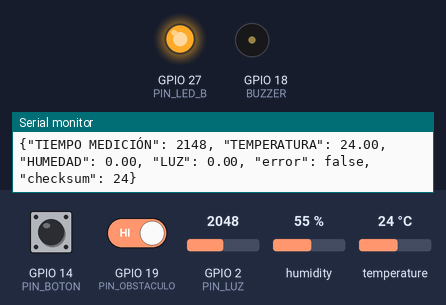
A sketch run on a simulated ESP32. Parts: output pins drawn as LEDs (lit = HIGH), buzzer (waves = sounding), the last lines printed to the serial monitor. The test bench sets the inputs (shaded band); at power-on: humidity 55 %, GPIO 2 (PIN_LUZ) = 2048, GPIO 14 (PIN_BOTON) HIGH, GPIO 19 (PIN_OBSTACULO) HIGH, temperature 24 °C. The local clock reads 2024-03-15 10:24:30 at power-on unless the sketch sets it.

Above: at 2.4 s.
2.5 s: humidity set to 59 %
5.2 s: humidity set to 62 %
At 11.1 s:
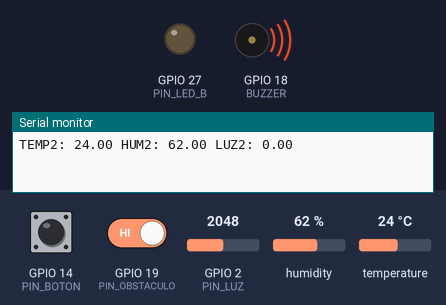
19.3 s: humidity set to 22 %
At 24.4 s:
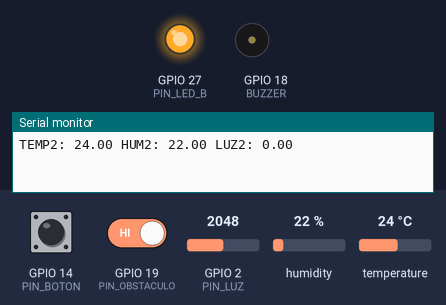
24.7 s: humidity set to 68 %
At 27.8 s:
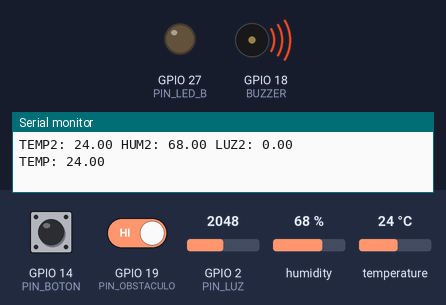
Timing chart, 0 to 29.3 s (numbered marks = the images above; inputs shaded):
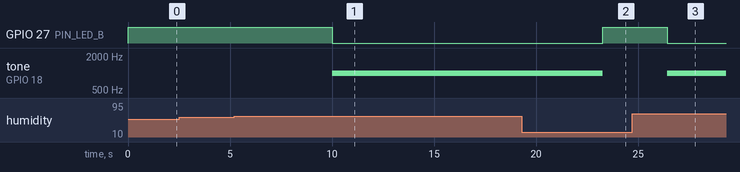

The sketch:

invernadero2.ino
```cpp
#include <DHT.h>
#include <Arduino.h>
#include "freertos/FreeRTOS.h"
#include "freertos/task.h"
#include "freertos/queue.h"
#include "freertos/semphr.h"
#include <Wire.h>
#include <RTClib.h>


//Definición de pines
#define DHTTYPE DHT22
#define PIN_LUZ 2
#define PIN_DHT 4
#define PIN_BOTON 14
#define BUZZER 18
#define PIN_OBSTACULO 19
#define PIN_LED_B 27

DHT dht(PIN_DHT, DHT22);
RTC_DS1307 rtc;


//Constantes de comparación (umbrales)
#define UM_LUZ 500
#define TEMPE 30.0
#define HUME 60.0

//Variables globales
volatile int counter = 0;
bool taskEnabled = true;
float LUZ = 0, TEMP = 0, HUM = 0;

//Mutex para proteger variables compartidas
SemaphoreHandle_t tempMutex, humMutex, luzMutex;


QueueHandle_t eventQueue;
volatile unsigned long lastEventTime = 0;
const unsigned long debounceDelay = 200; // Tiempo mínimo entre eventos (ms)


// ISR para el botón y el sensor de movimiento
void IRAM_ATTR eventISR() {
    unsigned long currentTime = millis();
    if (currentTime - lastEventTime > debounceDelay) { // Evita rebotes y lecturas repetidas
        lastEventTime = currentTime;
        int dummy = 0;
        xQueueSendFromISR(eventQueue, &dummy, NULL);
    }
}

// Tarea para manejar la cuenta de eventos (contador)
void TaskContador(void *pvParameters) {
    int dummy;
    while (1) {
        if (xQueueReceive(eventQueue, &dummy, portMAX_DELAY)) {
            counter++;
            Serial.print("Contador: ");
            Serial.println(counter);
        }
    }
}

// Tarea para leer la temperatura
void TaskReadTemp(void *pvParameters) {
    static float tempArray[3] = {0};
    static int index = 0, validReadings = 0, failedReadings = 0;

    for (;;) {
        if (taskEnabled) {
            float newTemp = dht.readTemperature();
            if (!isnan(newTemp)) {
                tempArray[index] = newTemp;
                index = (index + 1) % 3;
                if (validReadings < 3) validReadings++;
                failedReadings = 0;

                // Tomamos el mutex antes de actualizar TEMP
                if (xSemaphoreTake(tempMutex, portMAX_DELAY)) {
                  TEMP = newTemp;
                  Serial.print("TEMP: "); Serial.println(TEMP);
                  xSemaphoreGive(tempMutex);  // Liberamos el mutex
                }

            } else if (validReadings == 3) {
                TEMP = (tempArray[0] + tempArray[1] + tempArray[2]) / 3.0;
                failedReadings++;
            }
            if (failedReadings >= 3) Serial.println("ERROR: Sensor de temperatura fallando");
        }
        vTaskDelay(pdMS_TO_TICKS(2500));
    }
}

// Tarea para leer la humedad
void TaskReadHumed(void *pvParameters) {
    static float humArray[3] = {0};
    static int index = 0, validReadings = 0, failedReadings = 0;

    for (;;) {
        if (taskEnabled) {
            float newHum = dht.readHumidity();
            if (!isnan(newHum)) {
                humArray[index] = newHum;
                index = (index + 1) % 3;
                if (validReadings < 3) validReadings++;
                failedReadings = 0;

                // Tomamos el mutex antes de actualizar HUM
                if (xSemaphoreTake(humMutex, portMAX_DELAY)) {
                  HUM = newHum;
                  Serial.print("HUM: "); Serial.println(HUM);
                  xSemaphoreGive(humMutex);  // Liberamos el mutex
                }
            } else if (validReadings == 3) {
                HUM = (humArray[0] + humArray[1] + humArray[2]) / 3.0;
                failedReadings++;
            }
            if (failedReadings >= 3) Serial.println("ERROR: Sensor de humedad fallando");
        }
        vTaskDelay(pdMS_TO_TICKS(3200));
    }
}

// Tarea para leer la luz
void TaskReadLuz(void *pvParameters) {
    static int luzArray[3] = {0};
    static int index = 0, validReadings = 0, failedReadings = 0;

    for (;;) {
        if (taskEnabled) {
            int newLuz = analogRead(PIN_LUZ);
            if (newLuz >= 0 && newLuz <= UM_LUZ) {
                luzArray[index] = newLuz;
                index = (index + 1) % 3;
                if (validReadings < 3) validReadings++;
                failedReadings = 0;

                // Tomamos el mutex antes de actualizar LUZ
                if (xSemaphoreTake(luzMutex, portMAX_DELAY)) {
                  LUZ = newLuz;
                  Serial.print("LUZ: "); Serial.println(LUZ);
                  xSemaphoreGive(luzMutex);  // Liberamos el mutex
                }

            } else if (validReadings == 3) {
                LUZ = (luzArray[0] + luzArray[1] + luzArray[2]) / 3.0;
                failedReadings++;
            }
            if (failedReadings >= 3) Serial.println("ERROR: Sensor de luz fallando");
        }
        vTaskDelay(pdMS_TO_TICKS(1600));
    }
}

// Función para calcular un checksum simple
uint8_t calcularChecksum(float temp, float hum, float luz) {
    int sum = (int)temp + (int)hum + (int)luz;
    return sum % 256;  // Tomamos solo 8 bits
}

// Tarea para activar la alarma si se superan los valores umbral
void TaskAlarma(void *pvParameters) {
    for (;;) {
        float luzActual, tempActual, humActual;

        // Tomamos los valores actuales de las variables protegidas con mutex
        if (xSemaphoreTake(luzMutex, portMAX_DELAY)) {
            luzActual = LUZ;
            xSemaphoreGive(luzMutex);
        }

        if (xSemaphoreTake(tempMutex, portMAX_DELAY)) {
            tempActual = TEMP;
            xSemaphoreGive(tempMutex);
        }

        if (xSemaphoreTake(humMutex, portMAX_DELAY)) {
            humActual = HUM;
            xSemaphoreGive(humMutex);
        }

        Serial.print("TEMP2: "); Serial.print(tempActual);
        Serial.print(" HUM2: "); Serial.print(humActual);
        Serial.print(" LUZ2: "); Serial.println(luzActual);

        // Comparación con los umbrales y activación de la alarma
        if (tempActual > TEMPE || humActual > HUME || luzActual > UM_LUZ) {
            tone(BUZZER, 1000);
            digitalWrite(PIN_LED_B, LOW);
        } else {
            noTone(BUZZER);
            digitalWrite(PIN_LED_B, HIGH);
        }
        vTaskDelay(pdMS_TO_TICKS(1000));
    }
}

// Tarea para verificar los datos, calcular checksum y enviarlos
void TaskProcesarDatos(void *pvParameters) {
    for (;;) {
        float luzD, tempD, humD;
        unsigned long timestamp = millis();
        bool error = false;

        // Tomamos los valores actuales de las variables protegidas con mutex
        if (xSemaphoreTake(luzMutex, portMAX_DELAY)) {
            luzD = LUZ;
            xSemaphoreGive(luzMutex);
        }

        if (xSemaphoreTake(tempMutex, portMAX_DELAY)) {
            tempD = TEMP;
            xSemaphoreGive(tempMutex);
        }

        if (xSemaphoreTake(humMutex, portMAX_DELAY)) {
            humD = HUM;
            xSemaphoreGive(humMutex);
        }

        // Verificamos si algún dato es inválido
        if (isnan(tempD) || isnan(humD) || isnan(luzD)) {
            error = true;
        }

        // Calculamos el checksum
        uint8_t checksum = calcularChecksum(tempD, humD, luzD);

        // Formateo para envío de datos
        Serial.print("{");
        Serial.print("\"TIEMPO MEDICIÓN\": "); Serial.print(timestamp);
        Serial.print(", \"TEMPERATURA\": "); Serial.print(tempD);
        Serial.print(", \"HUMEDAD\": "); Serial.print(humD);
        Serial.print(", \"LUZ\": "); Serial.print(luzD);
        Serial.print(", \"error\": "); Serial.print(error ? "true" : "false");
        Serial.print(", \"checksum\": "); Serial.print(checksum);  // Agregamos el checksum
        Serial.println("}");

        vTaskDelay(pdMS_TO_TICKS(1000));
    }
}
 // Función de checkSleep
void checkSleep() {
    DateTime now = rtc.now();
    if (now.hour() >= 23) { // Si es >= 23:00, entra en Deep Sleep
        Serial.println("Entrando en Deep Sleep...");
        esp_deep_sleep_start();
    }
}


void setup() {

    Serial.begin(9600);
    Wire.begin(21, 22); // Inicializa I2C en SDA 21, SCL 22
       if (!rtc.begin()) {
           Serial.println("No se encontró el RTC");
           while (1);
       }
        if (!rtc.isrunning()) {
            Serial.println("RTC no está en marcha, configurando la hora...");
            rtc.adjust(DateTime(F(__DATE__), F(__TIME__))); // Configura con la hora de compilación
       }

    // Configuración de salidas
    pinMode(PIN_LED_B, OUTPUT);
    pinMode(BUZZER, OUTPUT);


    pinMode(PIN_BOTON, INPUT_PULLUP);
    pinMode(PIN_OBSTACULO, INPUT_PULLUP);


    // Configurar interrupciones para el botón y el sensor
    attachInterrupt(PIN_BOTON, eventISR, FALLING);
    attachInterrupt(PIN_OBSTACULO, eventISR, RISING); // Ajusta a FALLING o CHANGE según el sensor

    // Crear la cola en FreeRTOS
    eventQueue = xQueueCreate(10, sizeof(int));

    // Crear los mutex para proteger las variables compartidas
    luzMutex = xSemaphoreCreateMutex();
    tempMutex = xSemaphoreCreateMutex();
    humMutex = xSemaphoreCreateMutex();

    // Crear tareas en FreeRTOS
    xTaskCreate(TaskContador, "TaskContador", 2048, NULL, 1, NULL);
    xTaskCreate(TaskReadTemp, "TaskReadTemp", 2048, NULL, 1, NULL);
    xTaskCreate(TaskReadHumed, "TaskReadHumed", 2048, NULL, 1, NULL);
    xTaskCreate(TaskReadLuz, "TaskReadLuz", 2048, NULL, 1, NULL);
    xTaskCreate(TaskAlarma, "TaskAlarma", 2048, NULL,3, NULL);
    xTaskCreate(TaskProcesarDatos, "TaskProcesarDatos", 2048, NULL, 4 , NULL);


}

void loop() {
    checkSleep();
    vTaskDelay(pdMS_TO_TICKS(1000));
}
```

Measured:
- the behaviour switches between 60 and 61 % on humidity (found by bisection; images 0 and 1)
- after the input at 5.2 s, GPIO 27 (PIN_LED_B): HIGH → LOW after 4.8 s; tone on GPIO 18 (BUZZER): silent → 1000 Hz after 4.8 s
- after the input at 19.3 s, GPIO 27 (PIN_LED_B): LOW → HIGH after 4.0 s; tone on GPIO 18 (BUZZER): 1000 Hz → silent after 4.0 s
- after the input at 24.7 s, GPIO 27 (PIN_LED_B): HIGH → LOW after 1.7 s; tone on GPIO 18 (BUZZER): silent → 1000 Hz after 1.7 s
